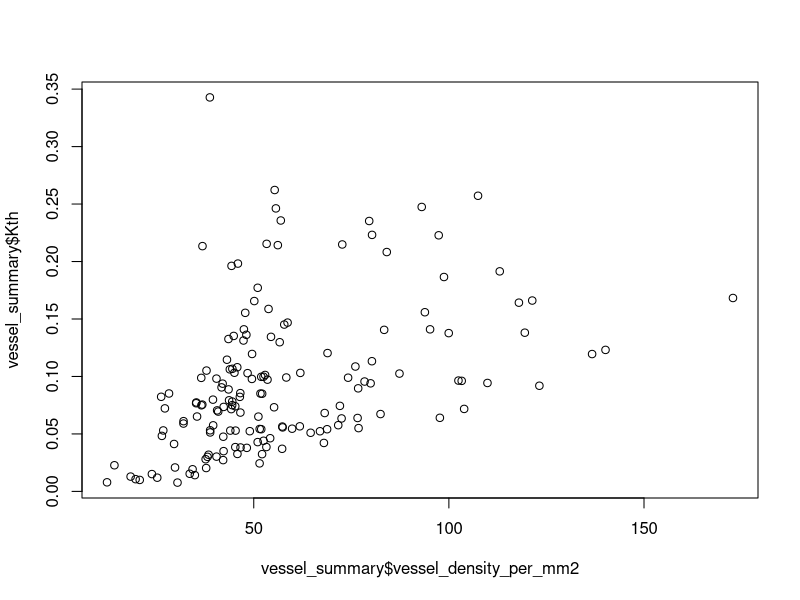

The R script that drew this image:
## ---- chunk 1
library(tidyverse)
## ---- chunk 2
vessel <- read.csv(file = "vessel_2.csv", header = T, stringsAsFactors = T)
vessel$file <- vessel$Label

anat <- read.csv(file = "anat_1.csv", header = T, stringsAsFactors = T)


vessel_mean <- vessel %>%
  group_by(file) %>%
  summarize(mean = mean(Area))

vessel_extreme <- vessel %>%
  filter(Area > 1200)


vessel_extreme_sum <- vessel_extreme %>%
  group_by(file) %>%
  summarize(sum = sum(Area))

vessel_extreme_sum$file <- as.character(vessel_extreme_sum$file)
vessel_extreme_sum <- vessel_extreme_sum %>%
  full_join(anat, by = "file")

vessel_extreme_sum$sum[is.na(vessel_extreme_sum$sum)] <- 0
vessel_extreme_sum$image_surface_rectified_µm2 <- vessel_extreme_sum$image_surface_µm2 - vessel_extreme_sum$sum

vessel_extreme_sum <- vessel_extreme_sum %>%
  select(file, image_surface_rectified_µm2)

anat <- anat %>%
  left_join(vessel_extreme_sum, by = "file")
## ---- chunk 3
#Getting rid of big vessels
vessel_1200 <- vessel %>%
  select(file, Area, Perim.) %>%
  filter(Area <= 1200) %>%
  mutate(diameter = 2*sqrt(Area/pi),
         d4 = diameter^4)


vessel_summary <- vessel_1200 %>%
  group_by(file) %>%
  summarize(mean_vessel_size_µm2 = mean(Area),
            std_dev_vessel_size_µm2 = sd(Area),
            sum_vessel_area_µm2 = sum(Area),
            count_vessel = n(),
            dh = (sum(d4)/n())^0.25
            )
## ---- chunk 4
vessel_summary <- anat %>%
  select(file, image_surface_rectified_µm2) %>%
  left_join(vessel_summary, by = "file")

vessel_summary$image_surface_rectified_mm2 <- vessel_summary$image_surface_rectified_µm2 / 1000000

vessel_summary$vessel_density_per_mm2 <- vessel_summary$count_vessel / vessel_summary$image_surface_rectified_mm2
vessel_summary$vessel_density_per_m2 <- vessel_summary$vessel_density_per_mm2 * 10^6
vessel_summary$dh_m <- vessel_summary$dh * 10^-6


#Getting Kth

water_density <- 998.2
water_viscosity <- 1.002*10^-9
hagen_poiseuille <- (pi * water_density) / (128 * water_viscosity)

vessel_summary$Kth <- hagen_poiseuille * vessel_summary$vessel_density_per_m2 * vessel_summary$dh_m^4




plot(vessel_summary$vessel_density_per_mm2, vessel_summary$Kth)

summary(vessel_summary)
